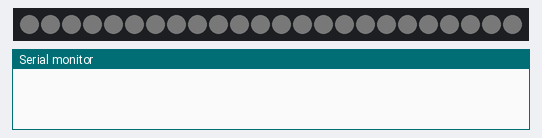
Recording of a sketch running on a simulated Arduino Uno, built with avr-gcc and run on an emulated ATmega328P. Shown: 24 RGB LEDs in strip order, left to right, the last lines printed to the serial monitor. Dim RGB values are drawn brighter than linear; the local clock reads 2024-03-15 10:24:30 at power-on unless the sketch sets it.

Above: at 0.6 s.
At 1.72 s:
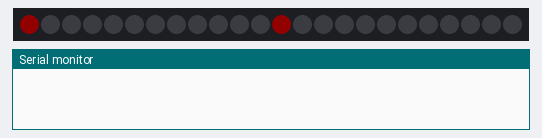
At 2.38 s:
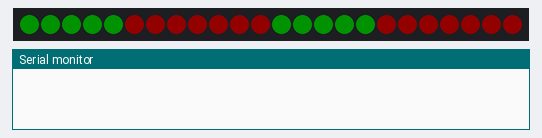
At 2.83 s:
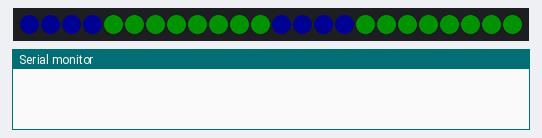
At 3.29 s:
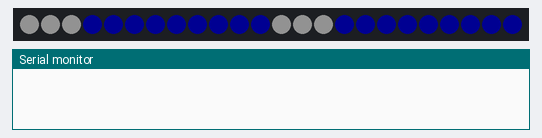
At 4.2 s:
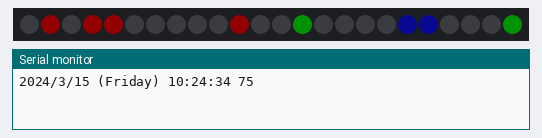

The sketch:

SOBClock_RTC_100__DOY_LED_2_1.ino
```cpp
// Sandy Jones [sandyjonesmusic@gmail.com] S O B Clock
// Sat Obs Binary Clock RTC Version 1.0
// For use with Arduino Uno + DS3231 RTC

// Code segments copied shamelessly from:
// <kd5wxb@gmail.com> : DOY calculations.
// Adafruit RTC library examples for RTC integration.
//

//This code aims to produce a binary clock interface from 6012 12 pixel RGBW rings
//To begin with, 2 rings showing DayOfYear and Hours/Minutes in Binary format.
//Possible Future mods:
//**Third ring for seconds
//**Switch for 'normal'time reading[Day/Month]
//**Switch for local time (possibly integrated with positioning informatin from GPS)
//**GPS time version


//*****Main Code Body*****

//Included packages
#include <Wire.h>               //RTC Conncection protocol
#include "RTClib.h"             //Adafruit RTC library
#include <Adafruit_NeoPixel.h>  //Adafruit Neopixel Library for LED rings

RTC_DS3231 rtc;                  //Make a RTC DS3231 object

#define PIN 3                    //Data pin for LED rings
#define NUM_LEDS 24              //Number of LEDs
#define BRIGHTNESS 18               //Max Brightness setting

int DOY = 0;                     //Variable initialising
int yr = 0;
int hr = 0;
int mnt = 0;

int doy1 = 0;
int doy2 = 0;
int doy4 = 0;
int doy8 = 0;
int doy16 = 0;
int doy32 = 0;
int doy64 = 0;
int doy128 = 0;
int doy256 = 0;

int hr1 = 0;
int hr2 = 0;
int hr4 = 0;
int hr8 = 0;
int hr16 = 0;

int min1 = 0;
int min2 = 0;
int min4 = 0;
int min8 = 0;
int min16 = 0;
int min32 = 0;


//Description of type of pixel strip (or ring) being used
Adafruit_NeoPixel strip = Adafruit_NeoPixel(NUM_LEDS, PIN, NEO_GRBW + NEO_KHZ800);

//Matrix for fading LEDs
byte neopix_gamma[] = {
    0,  0,  0,  0,  0,  0,  0,  0,  0,  0,  0,  0,  0,  0,  0,  0,
    0,  0,  0,  0,  0,  0,  0,  0,  0,  0,  0,  0,  1,  1,  1,  1,
    1,  1,  1,  1,  1,  1,  1,  1,  1,  2,  2,  2,  2,  2,  2,  2,
    2,  3,  3,  3,  3,  3,  3,  3,  4,  4,  4,  4,  4,  5,  5,  5,
    5,  6,  6,  6,  6,  7,  7,  7,  7,  8,  8,  8,  9,  9,  9, 10,
   10, 10, 11, 11, 11, 12, 12, 13, 13, 13, 14, 14, 15, 15, 16, 16,
   17, 17, 18, 18, 19, 19, 20, 20, 21, 21, 22, 22, 23, 24, 24, 25,
   25, 26, 27, 27, 28, 29, 29, 30, 31, 32, 32, 33, 34, 35, 35, 36,
   37, 38, 39, 39, 40, 41, 42, 43, 44, 45, 46, 47, 48, 49, 50, 50,
   51, 52, 54, 55, 56, 57, 58, 59, 60, 61, 62, 63, 64, 66, 67, 68,
   69, 70, 72, 73, 74, 75, 77, 78, 79, 81, 82, 83, 85, 86, 87, 89,
   90, 92, 93, 95, 96, 98, 99,101,102,104,105,107,109,110,112,114,
  115,117,119,120,122,124,126,127,129,131,133,135,137,138,140,142,
  144,146,148,150,152,154,156,158,160,162,164,167,169,171,173,175,
  177,180,182,184,186,189,191,193,196,198,200,203,205,208,210,213,
  215,218,220,223,225,228,231,233,236,239,241,244,247,249,252,255 };

//Set names of weekdays
char Weekdays[7][12] = {"Sunday", "Monday", "Tuesday", "Wednesday", "Thursday", "Friday", "Saturday"};

//byte DOYpixels[] = {4,3, 2, 1, 0, 11, 10 , 9, 8} ;
//byte HRpixels[] = {14,13,12,23,22};
//byte MNpixels[] = {15,16,17,18,19,20};

void setup() {
  //**Setup of RTC Clock
 Serial.begin(9600); //Begin the Serial at 9600 Baud
 Wire.begin();
 rtc.begin();
 //Print the message if RTC is not available
 if (! rtc.begin()) {
   Serial.println("Couldn't find RTC");
   while (1);
 }
 //Setup of time if RTC lost power or time is not set
 if (rtc.lostPower()) {
   //Sets the code compilation time to RTC DS3231
   // To set to UTC, change computer time zone to UTC, upload, then change computer back to local time.
   rtc.adjust(DateTime(F(__DATE__), F(__TIME__)));
 }


//Blingy intro light show
  strip.setBrightness(BRIGHTNESS);
  strip.begin();
  strip.show(); // Initialize all pixels to 'off'

delay(200);


  pulseWhite(1);

  // Some example procedures showing how to display to the pixels:
  colorWipe(strip.Color(255, 0, 0), 40); // Red
  colorWipe(strip.Color(0, 255, 0), 40); // Green
  colorWipe(strip.Color(0, 0, 255), 40); // Blue
  colorWipe(strip.Color(0, 0, 0, 255), 40); // White
  colorWipe(strip.Color(0,0,0), 40); //blk

}
void colorWipe(uint32_t c, uint8_t wait) {
  for(uint16_t i=0; i<strip.numPixels()/2; i++) {
    strip.setPixelColor(i, c);
    strip.setPixelColor(i+12, c); // evenly dividing rings (12bit)
    strip.show();
    delay(wait);
  }
}

void pulseWhite(uint8_t wait) {
  //up
  for(int j = 0; j < 256 ; j++){
      for(uint16_t i=0; i<strip.numPixels(); i++) {
          strip.setPixelColor(i, strip.Color(0,0,0, neopix_gamma[j] ) );
        }
        delay(wait);
        strip.show();
      }

  for(int j = 255; j >= 0 ; j--){
    //down
      for(uint16_t i=0; i<strip.numPixels(); i++) {
          strip.setPixelColor(i, strip.Color(0,0,0, neopix_gamma[j] ) );
        }
        delay(wait);
        strip.show();
      }
}

int CalcDOY(int day, int month, int year) {

  // Given a day, month, and year (4 digit), returns
  // the day of year. Errors return 999.

  int daysInMonth[] = {31,28,31,30,31,30,31,31,30,31,30,31};

  // Verify we have a 4-digit year
  if (year < 1000) {
    return 999;
  }

  // Check if it is a leap year, this is confusing business
  // See: https://support.microsoft.com/en-us/kb/214019
  if (year%4  == 0) {
    if (year%100 != 0) {
      daysInMonth[1] = 29;
    }
    else {
      if (year%400 == 0) {
        daysInMonth[1] = 29;
      }
    }
   }

  // Make sure we are on a valid day of the month
  if (day < 1)
  {
    return 999;
  } else if (day > daysInMonth[month-1]) {
    return 999;
  }

  int doy = 0;
  for (int i = 0; i < month - 1; i++) {
    doy += daysInMonth[i];
  }

  doy += day;
  return doy;

}

void loop() {

 //Set now as RTC time
 DateTime now = rtc.now();

DOY = CalcDOY(now.day(), now.month(), now.year());
yr = now.year();
hr = now.hour();
mnt = now.minute();

//Setting values for DOY from Binary values
doy1 = bitRead(DOY,0);
doy2 = bitRead(DOY,1);
doy4 = bitRead(DOY,2);
doy8 = bitRead(DOY,3);
doy16 = bitRead(DOY,4);
doy32 = bitRead(DOY,5);
doy64 = bitRead(DOY,6);
doy128 = bitRead(DOY,7);
doy256 = bitRead(DOY,8);

//Setting values for Hour from Binary values
hr1 = bitRead(hr,0);
hr2 = bitRead(hr,1);
hr4 = bitRead(hr,2);
hr8 = bitRead(hr,3);
hr16 = bitRead(hr,4);


//Setting values for Minute from Binary values
min1 = bitRead(mnt,0);
min2 = bitRead(mnt,1);
min4 = bitRead(mnt,2);
min8 = bitRead(mnt,3);
min16 = bitRead(mnt,4);
min32 = bitRead(mnt,5);


//ACTUAL PIXEL SETTING // **DOY**
if (doy1 == 1)
  {strip.setPixelColor(4,255,0,0);}
  else {strip.setPixelColor(4,0,0,0);}
if (doy2 == 1)
  {strip.setPixelColor(3,255,0,0);}
  else {strip.setPixelColor(3,0,0,0);}
if (doy4 == 1)
  {strip.setPixelColor(2,255,0,0);}
  else {strip.setPixelColor(2,0,0,0);}
if (doy8 == 1)
  {strip.setPixelColor(1,255,0,0);}
  else {strip.setPixelColor(1,0,0,0);}
if (doy16 == 1)
  {strip.setPixelColor(0,255,0,0);}
  else {strip.setPixelColor(0,0,0,0);}
if (doy32 == 1)
  {strip.setPixelColor(11,255,0,0);}
  else {strip.setPixelColor(11,0,0,0);}
if (doy64 == 1)
  {strip.setPixelColor(10,255,0,0);}
  else {strip.setPixelColor(10,0,0,0);}
if (doy128 == 1)
  {strip.setPixelColor(9,255,0,0);}
  else {strip.setPixelColor(9,0,0,0);}
if (doy256 == 1)
  {strip.setPixelColor(8,255,0,0);}
  else {strip.setPixelColor(8,0,0,0);}

//ACTUAL PIXEL SETTING // **HOUR**
if (hr1 == 1)
  {strip.setPixelColor(14,0,255,0);}
  else {strip.setPixelColor(14,0,0,0);}
if (hr2 == 1)
  {strip.setPixelColor(13,0,255,0);}
  else {strip.setPixelColor(13,0,0,0);}
if (hr4 == 1)
  {strip.setPixelColor(12,0,255,0);}
  else {strip.setPixelColor(12,0,0,0);}
if (hr8 == 1)
  {strip.setPixelColor(23,0,255,0);}
  else {strip.setPixelColor(23,0,0,0);}
if (hr16 == 1)
  {strip.setPixelColor(22,0,255,0);}
  else {strip.setPixelColor(22,0,0,0);}

//ACTUAL PIXEL SETTING // **MINUTE**
if (min1 == 1)
  {strip.setPixelColor(15,0,0,255,15);}
  else {strip.setPixelColor(15,0,0,0);}
if (min2 == 1)
  {strip.setPixelColor(16,0,0,255,15);}
  else {strip.setPixelColor(16,0,0,0);}
if (min4 == 1)
  {strip.setPixelColor(17,0,0,255,15);}
  else {strip.setPixelColor(17,0,0,0);}
if (min8 == 1)
  {strip.setPixelColor(18,0,0,255,15);}
  else {strip.setPixelColor(18,0,0,0);}
if (min16 == 1)
  {strip.setPixelColor(19,0,0,255,15);}
  else {strip.setPixelColor(19,0,0,0);}
if (min32 == 1)
  {strip.setPixelColor(20,0,0,255,15);}
  else {strip.setPixelColor(20,0,0,0);}

strip.show();

// Print RTC time to Serial Monitor
 Serial.print(now.year(), DEC);
 Serial.print('/');
 Serial.print(now.month(), DEC);
 Serial.print('/');
 Serial.print(now.day(), DEC);
 Serial.print(" (");
 Serial.print(Weekdays[now.dayOfTheWeek()]);
 Serial.print(") ");
 Serial.print(now.hour(), DEC);
 Serial.print(':');
 Serial.print(now.minute(), DEC);
 Serial.print(':');
 Serial.print(now.second(), DEC);
 Serial.print(' ');
 //Print time in binary format
 Serial.println(DOY);
 Serial.print(DOY, BIN);
 Serial.print(':');
 Serial.print(hr, BIN);
 Serial.print(':');
 Serial.println(mnt, BIN);

 delay(1000);

}
```
